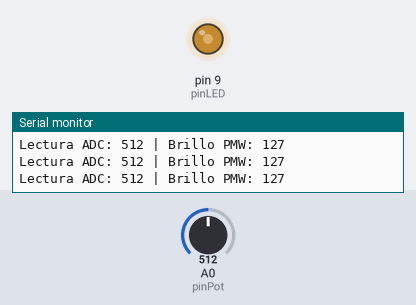
Bench run of a sketch on a simulated Arduino Uno, built with avr-gcc and run on an emulated ATmega328P. Shown: output pins drawn as LEDs (lit = HIGH), the last lines printed to the serial monitor. Inputs (shaded band) come from the test bench; at power-on: A0 (pinPot) = 512.

Above: at 1.2 s.
1.3 s: A0 (pinPot) set to 418
At 2.5 s:
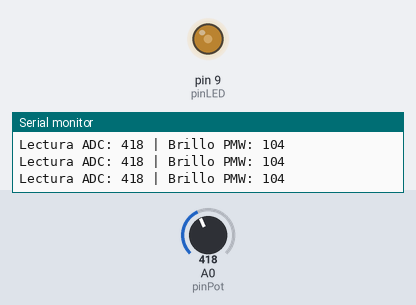
4.3 s: A0 (pinPot) set to 392
At 4.7 s:
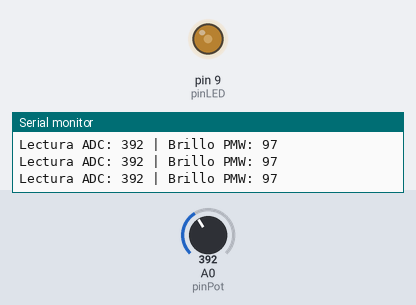
5.8 s: A0 (pinPot) set to 106
At 6.8 s:
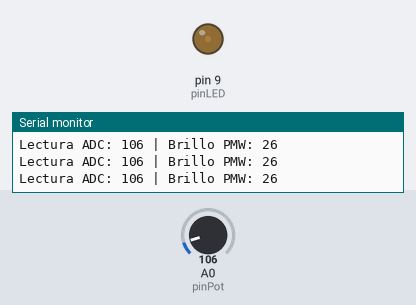
7.3 s: A0 (pinPot) set to 93
At 8.8 s:
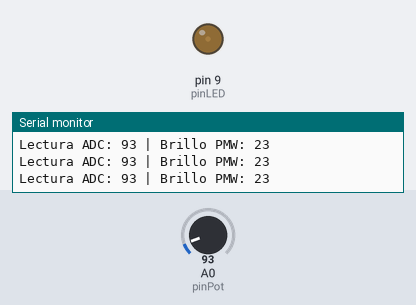
10.3 s: A0 (pinPot) set to 45
At 11.3 s:
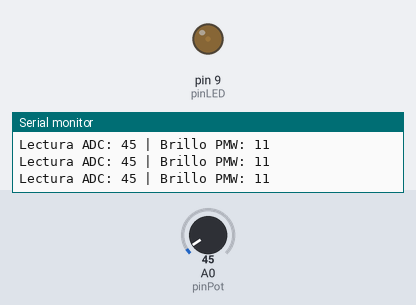
13.3 s: A0 (pinPot) set to 35
At 13.7 s:
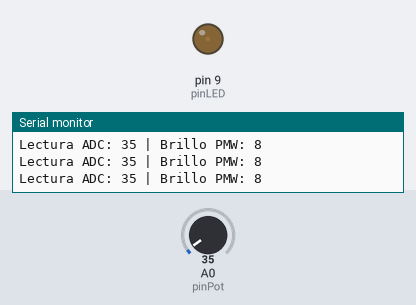
Timing chart, 0 to 16.3 s (numbered marks = the images above; inputs shaded):
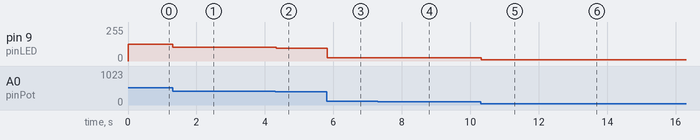

Measured:
- after the input at 1.3 s, pin 9 (pinLED): 127/255 → 104/255 at once
- after the input at 4.3 s, pin 9 (pinLED): 104/255 → 97/255 at once
- after the input at 5.8 s, pin 9 (pinLED): 97/255 → 26/255 at once
- after the input at 7.3 s, pin 9 (pinLED): 26/255 → 23/255 at once
- after the input at 10.3 s, pin 9 (pinLED): 23/255 → 11/255 at once
- after the input at 13.3 s, pin 9 (pinLED): 11/255 → 8/255 at once

The sketch:

01ControlBrillo.ino
```cpp
const int pinPot = A0;
const int pinLED = 9;

void setup(){
  pinMode(pinLED, OUTPUT);
  Serial.begin(9600);
  Serial.println("Lab 03 - Control de Brillo con Potenciometro");
}

void loop(){
  int lectura = analogRead(pinPot);
  int brillo = map(lectura, 0, 1023, 0, 255);
  analogWrite(pinLED, brillo);

  Serial.print("Lectura ADC: ");
  Serial.print(lectura);
  Serial.print(" | Brillo PMW: ");
  Serial.println(brillo);

  delay(10);
}
```
